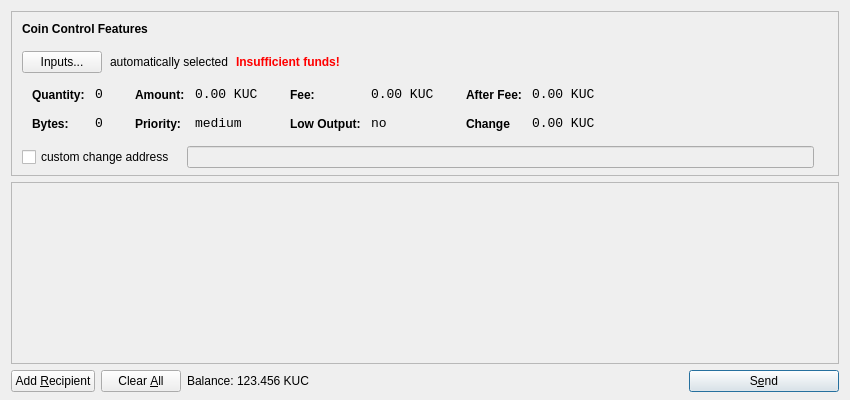
<?xml version="1.0" encoding="UTF-8"?>
<ui version="4.0">
 <class>SendCoinsDialog</class>
 <widget class="QDialog" name="SendCoinsDialog">
  <property name="geometry">
   <rect>
    <x>0</x>
    <y>0</y>
    <width>850</width>
    <height>400</height>
   </rect>
  </property>
  <property name="windowTitle">
   <string>Send Coins</string>
  </property>
  <layout class="QVBoxLayout" name="verticalLayout" stretch="0,1,0">
   <property name="bottomMargin">
    <number>8</number>
   </property>
   <item>
    <widget class="QFrame" name="frameCoinControl">
     <property name="sizePolicy">
      <sizepolicy hsizetype="Expanding" vsizetype="Expanding">
       <horstretch>0</horstretch>
       <verstretch>0</verstretch>
      </sizepolicy>
     </property>
     <property name="maximumSize">
      <size>
       <width>16777215</width>
       <height>16777215</height>
      </size>
     </property>
     <property name="frameShape">
      <enum>QFrame::StyledPanel</enum>
     </property>
     <property name="frameShadow">
      <enum>QFrame::Sunken</enum>
     </property>
     <layout class="QVBoxLayout" name="verticalLayoutCoinControl2">
      <property name="spacing">
       <number>-1</number>
      </property>
      <property name="leftMargin">
       <number>0</number>
      </property>
      <property name="topMargin">
       <number>0</number>
      </property>
      <property name="rightMargin">
       <number>0</number>
      </property>
      <property name="bottomMargin">
       <number>6</number>
      </property>
      <item>
       <layout class="QVBoxLayout" name="verticalLayoutCoinControl" stretch="0,0,0,0,1">
        <property name="spacing">
         <number>0</number>
        </property>
        <property name="leftMargin">
         <number>10</number>
        </property>
        <property name="topMargin">
         <number>10</number>
        </property>
        <item>
         <layout class="QHBoxLayout" name="horizontalLayoutCoinControl1">
          <property name="bottomMargin">
           <number>15</number>
          </property>
          <item>
           <widget class="QLabel" name="labelCoinControlFeatures">
            <property name="sizePolicy">
             <sizepolicy hsizetype="Preferred" vsizetype="Maximum">
              <horstretch>0</horstretch>
              <verstretch>0</verstretch>
             </sizepolicy>
            </property>
            <property name="font">
             <font>
              <weight>75</weight>
              <bold>true</bold>
             </font>
            </property>
            <property name="styleSheet">
             <string notr="true">font-weight:bold;</string>
            </property>
            <property name="text">
             <string>Coin Control Features</string>
            </property>
           </widget>
          </item>
         </layout>
        </item>
        <item>
         <layout class="QHBoxLayout" name="horizontalLayoutCoinControl2" stretch="0,0,0,0">
          <property name="spacing">
           <number>8</number>
          </property>
          <property name="bottomMargin">
           <number>10</number>
          </property>
          <item>
           <widget class="QPushButton" name="pushButtonCoinControl">
            <property name="styleSheet">
             <string notr="true"/>
            </property>
            <property name="text">
             <string>Inputs...</string>
            </property>
           </widget>
          </item>
          <item>
           <widget class="QLabel" name="labelCoinControlAutomaticallySelected">
            <property name="text">
             <string>automatically selected</string>
            </property>
            <property name="margin">
             <number>5</number>
            </property>
           </widget>
          </item>
          <item>
           <widget class="QLabel" name="labelCoinControlInsuffFunds">
            <property name="font">
             <font>
              <weight>75</weight>
              <bold>true</bold>
             </font>
            </property>
            <property name="styleSheet">
             <string notr="true">color:red;font-weight:bold;</string>
            </property>
            <property name="text">
             <string>Insufficient funds!</string>
            </property>
            <property name="margin">
             <number>5</number>
            </property>
           </widget>
          </item>
          <item>
           <spacer name="horizontalSpacerCoinControl">
            <property name="orientation">
             <enum>Qt::Horizontal</enum>
            </property>
            <property name="sizeHint" stdset="0">
             <size>
              <width>40</width>
              <height>1</height>
             </size>
            </property>
           </spacer>
          </item>
         </layout>
        </item>
        <item>
         <widget class="QWidget" name="widgetCoinControl" native="true">
          <property name="sizePolicy">
           <sizepolicy hsizetype="Preferred" vsizetype="Preferred">
            <horstretch>0</horstretch>
            <verstretch>0</verstretch>
           </sizepolicy>
          </property>
          <property name="minimumSize">
           <size>
            <width>0</width>
            <height>0</height>
           </size>
          </property>
          <property name="styleSheet">
           <string notr="true"/>
          </property>
          <layout class="QHBoxLayout" name="horizontalLayoutCoinControl5">
           <property name="margin">
            <number>0</number>
           </property>
           <item>
            <layout class="QHBoxLayout" name="horizontalLayoutCoinControl3" stretch="0,0,0,1">
             <property name="spacing">
              <number>20</number>
             </property>
             <property name="topMargin">
              <number>0</number>
             </property>
             <property name="bottomMargin">
              <number>10</number>
             </property>
             <item>
              <layout class="QFormLayout" name="formLayoutCoinControl1">
               <property name="horizontalSpacing">
                <number>10</number>
               </property>
               <property name="verticalSpacing">
                <number>14</number>
               </property>
               <property name="leftMargin">
                <number>10</number>
               </property>
               <property name="topMargin">
                <number>4</number>
               </property>
               <property name="rightMargin">
                <number>6</number>
               </property>
               <item row="0" column="0">
                <widget class="QLabel" name="labelCoinControlQuantityText">
                 <property name="styleSheet">
                  <string notr="true">font-weight:bold;</string>
                 </property>
                 <property name="text">
                  <string>Quantity:</string>
                 </property>
                 <property name="margin">
                  <number>0</number>
                 </property>
                </widget>
               </item>
               <item row="0" column="1">
                <widget class="QLabel" name="labelCoinControlQuantity">
                 <property name="font">
                  <font>
                   <family>Monospace</family>
                   <pointsize>10</pointsize>
                  </font>
                 </property>
                 <property name="cursor">
                  <cursorShape>IBeamCursor</cursorShape>
                 </property>
                 <property name="contextMenuPolicy">
                  <enum>Qt::ActionsContextMenu</enum>
                 </property>
                 <property name="text">
                  <string>0</string>
                 </property>
                 <property name="margin">
                  <number>0</number>
                 </property>
                 <property name="textInteractionFlags">
                  <set>Qt::LinksAccessibleByMouse|Qt::TextSelectableByKeyboard|Qt::TextSelectableByMouse</set>
                 </property>
                </widget>
               </item>
               <item row="1" column="0">
                <widget class="QLabel" name="labelCoinControlBytesText">
                 <property name="styleSheet">
                  <string notr="true">font-weight:bold;</string>
                 </property>
                 <property name="text">
                  <string>Bytes:</string>
                 </property>
                </widget>
               </item>
               <item row="1" column="1">
                <widget class="QLabel" name="labelCoinControlBytes">
                 <property name="font">
                  <font>
                   <family>Monospace</family>
                   <pointsize>10</pointsize>
                  </font>
                 </property>
                 <property name="cursor">
                  <cursorShape>IBeamCursor</cursorShape>
                 </property>
                 <property name="contextMenuPolicy">
                  <enum>Qt::ActionsContextMenu</enum>
                 </property>
                 <property name="text">
                  <string>0</string>
                 </property>
                 <property name="textInteractionFlags">
                  <set>Qt::LinksAccessibleByMouse|Qt::TextSelectableByKeyboard|Qt::TextSelectableByMouse</set>
                 </property>
                </widget>
               </item>
              </layout>
             </item>
             <item>
              <layout class="QFormLayout" name="formLayoutCoinControl2">
               <property name="horizontalSpacing">
                <number>10</number>
               </property>
               <property name="verticalSpacing">
                <number>14</number>
               </property>
               <property name="leftMargin">
                <number>6</number>
               </property>
               <property name="topMargin">
                <number>4</number>
               </property>
               <property name="rightMargin">
                <number>6</number>
               </property>
               <item row="0" column="0">
                <widget class="QLabel" name="labelCoinControlAmountText">
                 <property name="styleSheet">
                  <string notr="true">font-weight:bold;</string>
                 </property>
                 <property name="text">
                  <string>Amount:</string>
                 </property>
                 <property name="margin">
                  <number>0</number>
                 </property>
                </widget>
               </item>
               <item row="0" column="1">
                <widget class="QLabel" name="labelCoinControlAmount">
                 <property name="font">
                  <font>
                   <family>Monospace</family>
                   <pointsize>10</pointsize>
                  </font>
                 </property>
                 <property name="cursor">
                  <cursorShape>IBeamCursor</cursorShape>
                 </property>
                 <property name="contextMenuPolicy">
                  <enum>Qt::ActionsContextMenu</enum>
                 </property>
                 <property name="text">
                  <string>0.00 KUC</string>
                 </property>
                 <property name="textInteractionFlags">
                  <set>Qt::LinksAccessibleByMouse|Qt::TextSelectableByKeyboard|Qt::TextSelectableByMouse</set>
                 </property>
                </widget>
               </item>
               <item row="1" column="0">
                <widget class="QLabel" name="labelCoinControlPriorityText">
                 <property name="styleSheet">
                  <string notr="true">font-weight:bold;</string>
                 </property>
                 <property name="text">
                  <string>Priority:</string>
                 </property>
                </widget>
               </item>
               <item row="1" column="1">
                <widget class="QLabel" name="labelCoinControlPriority">
                 <property name="font">
                  <font>
                   <family>Monospace</family>
                   <pointsize>10</pointsize>
                  </font>
                 </property>
                 <property name="cursor">
                  <cursorShape>IBeamCursor</cursorShape>
                 </property>
                 <property name="contextMenuPolicy">
                  <enum>Qt::ActionsContextMenu</enum>
                 </property>
                 <property name="text">
                  <string>medium</string>
                 </property>
                 <property name="textInteractionFlags">
                  <set>Qt::LinksAccessibleByMouse|Qt::TextSelectableByKeyboard|Qt::TextSelectableByMouse</set>
                 </property>
                </widget>
               </item>
              </layout>
             </item>
             <item>
              <layout class="QFormLayout" name="formLayoutCoinControl3">
               <property name="horizontalSpacing">
                <number>10</number>
               </property>
               <property name="verticalSpacing">
                <number>14</number>
               </property>
               <property name="leftMargin">
                <number>6</number>
               </property>
               <property name="topMargin">
                <number>4</number>
               </property>
               <property name="rightMargin">
                <number>6</number>
               </property>
               <item row="0" column="0">
                <widget class="QLabel" name="labelCoinControlFeeText">
                 <property name="styleSheet">
                  <string notr="true">font-weight:bold;</string>
                 </property>
                 <property name="text">
                  <string>Fee:</string>
                 </property>
                 <property name="margin">
                  <number>0</number>
                 </property>
                </widget>
               </item>
               <item row="0" column="1">
                <widget class="QLabel" name="labelCoinControlFee">
                 <property name="font">
                  <font>
                   <family>Monospace</family>
                   <pointsize>10</pointsize>
                  </font>
                 </property>
                 <property name="cursor">
                  <cursorShape>IBeamCursor</cursorShape>
                 </property>
                 <property name="contextMenuPolicy">
                  <enum>Qt::ActionsContextMenu</enum>
                 </property>
                 <property name="text">
                  <string>0.00 KUC</string>
                 </property>
                 <property name="textInteractionFlags">
                  <set>Qt::LinksAccessibleByMouse|Qt::TextSelectableByKeyboard|Qt::TextSelectableByMouse</set>
                 </property>
                </widget>
               </item>
               <item row="1" column="0">
                <widget class="QLabel" name="labelCoinControlLowOutputText">
                 <property name="styleSheet">
                  <string notr="true">font-weight:bold;</string>
                 </property>
                 <property name="text">
                  <string>Low Output:</string>
                 </property>
                </widget>
               </item>
               <item row="1" column="1">
                <widget class="QLabel" name="labelCoinControlLowOutput">
                 <property name="font">
                  <font>
                   <family>Monospace</family>
                   <pointsize>10</pointsize>
                  </font>
                 </property>
                 <property name="cursor">
                  <cursorShape>IBeamCursor</cursorShape>
                 </property>
                 <property name="contextMenuPolicy">
                  <enum>Qt::ActionsContextMenu</enum>
                 </property>
                 <property name="text">
                  <string>no</string>
                 </property>
                 <property name="textInteractionFlags">
                  <set>Qt::LinksAccessibleByMouse|Qt::TextSelectableByKeyboard|Qt::TextSelectableByMouse</set>
                 </property>
                </widget>
               </item>
              </layout>
             </item>
             <item>
              <layout class="QFormLayout" name="formLayoutCoinControl4">
               <property name="horizontalSpacing">
                <number>10</number>
               </property>
               <property name="verticalSpacing">
                <number>14</number>
               </property>
               <property name="leftMargin">
                <number>6</number>
               </property>
               <property name="topMargin">
                <number>4</number>
               </property>
               <property name="rightMargin">
                <number>6</number>
               </property>
               <item row="0" column="0">
                <widget class="QLabel" name="labelCoinControlAfterFeeText">
                 <property name="styleSheet">
                  <string notr="true">font-weight:bold;</string>
                 </property>
                 <property name="text">
                  <string>After Fee:</string>
                 </property>
                 <property name="margin">
                  <number>0</number>
                 </property>
                </widget>
               </item>
               <item row="0" column="1">
                <widget class="QLabel" name="labelCoinControlAfterFee">
                 <property name="font">
                  <font>
                   <family>Monospace</family>
                   <pointsize>10</pointsize>
                  </font>
                 </property>
                 <property name="cursor">
                  <cursorShape>IBeamCursor</cursorShape>
                 </property>
                 <property name="contextMenuPolicy">
                  <enum>Qt::ActionsContextMenu</enum>
                 </property>
                 <property name="text">
                  <string>0.00 KUC</string>
                 </property>
                 <property name="textInteractionFlags">
                  <set>Qt::LinksAccessibleByMouse|Qt::TextSelectableByKeyboard|Qt::TextSelectableByMouse</set>
                 </property>
                </widget>
               </item>
               <item row="1" column="0">
                <widget class="QLabel" name="labelCoinControlChangeText">
                 <property name="styleSheet">
                  <string notr="true">font-weight:bold;</string>
                 </property>
                 <property name="text">
                  <string>Change</string>
                 </property>
                </widget>
               </item>
               <item row="1" column="1">
                <widget class="QLabel" name="labelCoinControlChange">
                 <property name="font">
                  <font>
                   <family>Monospace</family>
                   <pointsize>10</pointsize>
                  </font>
                 </property>
                 <property name="cursor">
                  <cursorShape>IBeamCursor</cursorShape>
                 </property>
                 <property name="contextMenuPolicy">
                  <enum>Qt::ActionsContextMenu</enum>
                 </property>
                 <property name="text">
                  <string>0.00 KUC</string>
                 </property>
                 <property name="textInteractionFlags">
                  <set>Qt::LinksAccessibleByMouse|Qt::TextSelectableByKeyboard|Qt::TextSelectableByMouse</set>
                 </property>
                </widget>
               </item>
              </layout>
             </item>
            </layout>
           </item>
          </layout>
         </widget>
        </item>
        <item>
         <layout class="QHBoxLayout" name="horizontalLayoutCoinControl4" stretch="0,0,0">
          <property name="spacing">
           <number>12</number>
          </property>
          <property name="sizeConstraint">
           <enum>QLayout::SetDefaultConstraint</enum>
          </property>
          <property name="topMargin">
           <number>5</number>
          </property>
          <property name="rightMargin">
           <number>5</number>
          </property>
          <item>
           <widget class="QCheckBox" name="checkBoxCoinControlChange">
            <property name="text">
             <string>custom change address</string>
            </property>
           </widget>
          </item>
          <item>
           <widget class="QLineEdit" name="lineEditCoinControlChange">
            <property name="enabled">
             <bool>false</bool>
            </property>
            <property name="sizePolicy">
             <sizepolicy hsizetype="Expanding" vsizetype="Fixed">
              <horstretch>0</horstretch>
              <verstretch>0</verstretch>
             </sizepolicy>
            </property>
           </widget>
          </item>
          <item>
           <widget class="QLabel" name="labelCoinControlChangeLabel">
            <property name="sizePolicy">
             <sizepolicy hsizetype="Preferred" vsizetype="Expanding">
              <horstretch>0</horstretch>
              <verstretch>0</verstretch>
             </sizepolicy>
            </property>
            <property name="minimumSize">
             <size>
              <width>0</width>
              <height>0</height>
             </size>
            </property>
            <property name="text">
             <string/>
            </property>
            <property name="margin">
             <number>3</number>
            </property>
           </widget>
          </item>
         </layout>
        </item>
        <item>
         <spacer name="verticalSpacerCoinControl">
          <property name="orientation">
           <enum>Qt::Vertical</enum>
          </property>
          <property name="sizeHint" stdset="0">
           <size>
            <width>800</width>
            <height>1</height>
           </size>
          </property>
         </spacer>
        </item>
       </layout>
      </item>
     </layout>
    </widget>
   </item>
   <item>
    <widget class="QScrollArea" name="scrollArea">
     <property name="widgetResizable">
      <bool>true</bool>
     </property>
     <widget class="QWidget" name="scrollAreaWidgetContents">
      <property name="geometry">
       <rect>
        <x>0</x>
        <y>0</y>
        <width>830</width>
        <height>165</height>
       </rect>
      </property>
      <layout class="QVBoxLayout" name="verticalLayout_2">
       <property name="margin">
        <number>0</number>
       </property>
       <item>
        <layout class="QVBoxLayout" name="entries">
         <property name="spacing">
          <number>6</number>
         </property>
        </layout>
       </item>
       <item>
        <spacer name="verticalSpacer">
         <property name="orientation">
          <enum>Qt::Vertical</enum>
         </property>
         <property name="sizeHint" stdset="0">
          <size>
           <width>20</width>
           <height>40</height>
          </size>
         </property>
        </spacer>
       </item>
      </layout>
     </widget>
    </widget>
   </item>
   <item>
    <layout class="QHBoxLayout" name="horizontalLayout">
     <item>
      <widget class="QPushButton" name="addButton">
       <property name="toolTip">
        <string>Send to multiple recipients at once</string>
       </property>
       <property name="text">
        <string>Add &amp;Recipient</string>
       </property>
       <property name="icon">
        <iconset resource="../bitcoin.qrc">
         <normaloff>:/icons/add</normaloff>:/icons/add</iconset>
       </property>
       <property name="autoDefault">
        <bool>false</bool>
       </property>
      </widget>
     </item>
     <item>
      <widget class="QPushButton" name="clearButton">
       <property name="sizePolicy">
        <sizepolicy hsizetype="Minimum" vsizetype="Fixed">
         <horstretch>0</horstretch>
         <verstretch>0</verstretch>
        </sizepolicy>
       </property>
       <property name="toolTip">
        <string>Remove all transaction fields</string>
       </property>
       <property name="text">
        <string>Clear &amp;All</string>
       </property>
       <property name="icon">
        <iconset resource="../bitcoin.qrc">
         <normaloff>:/icons/remove</normaloff>:/icons/remove</iconset>
       </property>
       <property name="autoRepeatDelay">
        <number>300</number>
       </property>
       <property name="autoDefault">
        <bool>false</bool>
       </property>
      </widget>
     </item>
     <item>
      <layout class="QHBoxLayout" name="horizontalLayout_2">
       <property name="spacing">
        <number>3</number>
       </property>
       <item>
        <widget class="QLabel" name="label">
         <property name="sizePolicy">
          <sizepolicy hsizetype="Preferred" vsizetype="Fixed">
           <horstretch>0</horstretch>
           <verstretch>0</verstretch>
          </sizepolicy>
         </property>
         <property name="text">
          <string>Balance:</string>
         </property>
        </widget>
       </item>
       <item>
        <widget class="QLabel" name="labelBalance">
         <property name="sizePolicy">
          <sizepolicy hsizetype="Preferred" vsizetype="Fixed">
           <horstretch>0</horstretch>
           <verstretch>0</verstretch>
          </sizepolicy>
         </property>
         <property name="cursor">
          <cursorShape>IBeamCursor</cursorShape>
         </property>
         <property name="text">
          <string>123.456 KUC</string>
         </property>
         <property name="textInteractionFlags">
          <set>Qt::LinksAccessibleByMouse|Qt::TextSelectableByKeyboard|Qt::TextSelectableByMouse</set>
         </property>
        </widget>
       </item>
      </layout>
     </item>
     <item>
      <spacer name="horizontalSpacer">
       <property name="orientation">
        <enum>Qt::Horizontal</enum>
       </property>
       <property name="sizeHint" stdset="0">
        <size>
         <width>40</width>
         <height>20</height>
        </size>
       </property>
      </spacer>
     </item>
     <item>
      <widget class="QPushButton" name="sendButton">
       <property name="minimumSize">
        <size>
         <width>150</width>
         <height>0</height>
        </size>
       </property>
       <property name="toolTip">
        <string>Confirm the send action</string>
       </property>
       <property name="text">
        <string>S&amp;end</string>
       </property>
       <property name="icon">
        <iconset resource="../bitcoin.qrc">
         <normaloff>:/icons/send</normaloff>:/icons/send</iconset>
       </property>
       <property name="default">
        <bool>true</bool>
       </property>
      </widget>
     </item>
    </layout>
   </item>
  </layout>
 </widget>
 <resources>
  <include location="../bitcoin.qrc"/>
 </resources>
 <connections/>
</ui>
